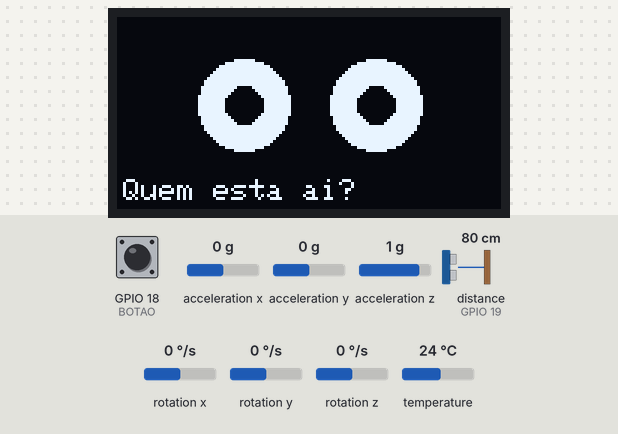
A sketch run on a simulated ESP32. Parts: 128×64 one-colour display. Wiring (inferred from the names in the program): ultrasonic range finder: trigger GPIO 5; echo GPIO 19. The inputs (shaded band) are chosen by the test bench; at power-on: distance to the obstacle (sensor on GPIO 19) 80 cm, rotation x 0 °/s, GPIO 18 (BOTAO) HIGH, acceleration x 0 g, acceleration y 0 g, acceleration z 1 g, rotation y 0 °/s, rotation z 0 °/s, temperature 24 °C. The echo pulse lasts 58.3 µs per cm; what the sketch prints to the serial monitor is not drawn.

Above: at 2.7 s.
2.8 s: distance to the obstacle (sensor on GPIO 19) set to 95 cm
5.8 s: distance to the obstacle (sensor on GPIO 19) set to 104 cm
At 6.9 s:
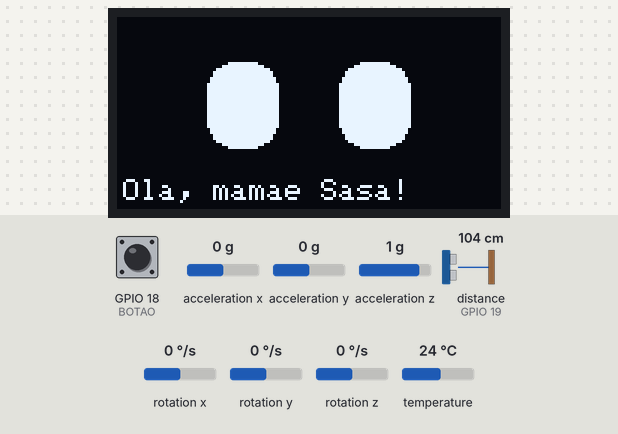
7.7 s: rotation x set to -192 °/s
At 9.2 s:
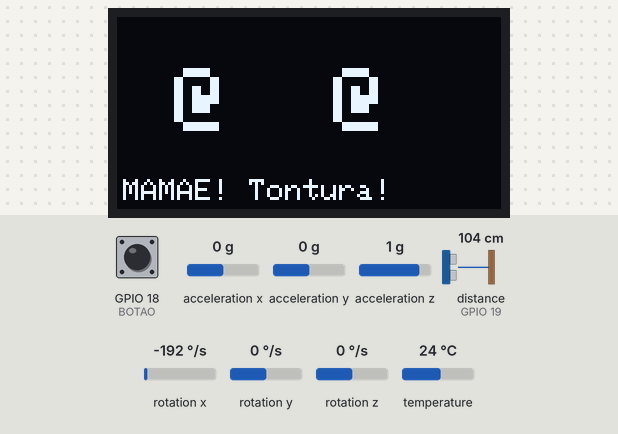
10.7 s: rotation x set to 0 °/s
At 13.4 s:
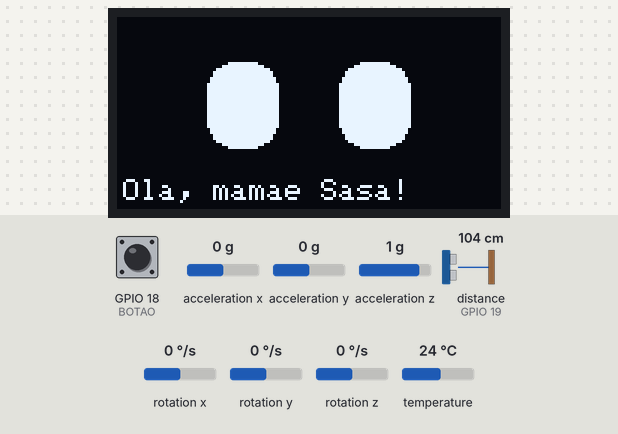
13.7 s: GPIO 18 (BOTAO) pulled LOW for 0.15 s
At 14.2 s:
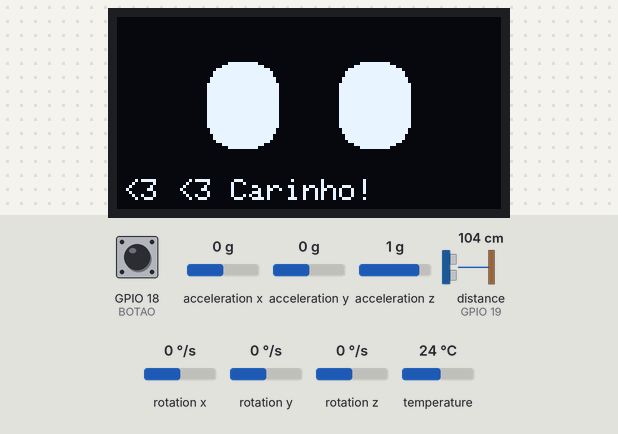
16.8 s: distance to the obstacle (sensor on GPIO 19) set to 2 cm
At 20.1 s:
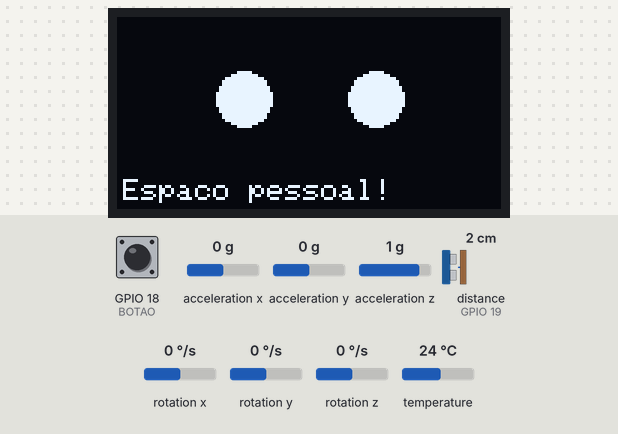
Timing chart, 0 to 21.6 s (numbered marks = the images above; inputs shaded):
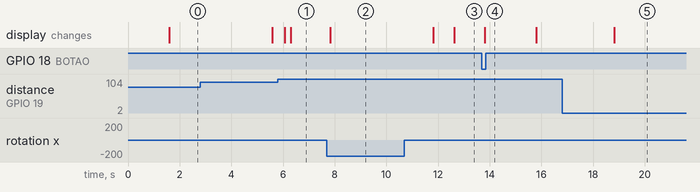

Measured:
- the behaviour switches between 100 and 101 cm on distance to the obstacle (sensor on GPIO 19) (found by bisection; images 0 and 1)
- after the input at 5.8 s, the display: first changes after 0.26 s (image 1 shows a later state)
- after the input at 7.7 s, the display: changes after 0.13 s (image 2)
- after the input at 10.7 s, the display: first differs from a run without the input after 1.9 s (image 3)
- after the input at 13.7 s, the display: changes after 0.11 s (image 4)
- after the input at 16.8 s, the display: changes after 2.0 s (image 5)

The sketch:

cali_v0_7.ino
```cpp
#include <Wire.h>
#include <Adafruit_GFX.h>
#include <Adafruit_SSD1306.h>
#include <Adafruit_MPU6050.h>
#include <Adafruit_Sensor.h>
#include <math.h>

// SASA TECH - CALI V0.7 - expressoes e falas contextuais
// Firmware do prototipo simulado no Wokwi
Adafruit_SSD1306 tela(128, 64, &Wire, -1);
Adafruit_MPU6050 mpu;
const int BOTAO = 18, TRIG = 5, ECHO = 19;
enum Humor { FELIZ, CURIOSO, TONTO, IRRITADO, CARINHO, ACALMADO, DESCONFORTAVEL };
float estresse = 0, movimento = 0, distancia = 400;
unsigned long ultimoCiclo = 0, ultimaTela = 0, ultimoSensor = 0, ultimoLog = 0;
unsigned long tontoAte = 0, carinhoAte = 0, acalmadoAte = 0;
bool leituraAnterior = HIGH, botaoEstavel = HIGH, estavaPerto = false;
unsigned long mudouEm = 0, ultimaAproximacao = 0;
int aproximacoes = 0;


/*
 * Personalidade V0.7: frases predefinidas selecionadas por estado.
 * Nao e uma IA conversacional e nao armazena memorias.
 * Cada frase cabe em 1 linha do OLED (ate cerca de 21 caracteres).
 */
Humor ultimoHumor = FELIZ;
unsigned long ultimaFala = 0;
uint8_t variacaoFala = 0;

const char* fraseDoHumor(Humor humor, uint8_t indice) {
  switch (humor) {
    case FELIZ:
      return indice ? "Planos secretos..." : "Ola, mamae Sasa!";
    case CURIOSO:
      return indice ? "Um novo humano?" : "Quem esta ai?";
    case TONTO:
      return indice ? "Vou reclamar!" : "MAMAE! Tontura!";
    case IRRITADO:
      return indice ? "Exijo respeito!" : "Nao me sacode!";
    case CARINHO:
      return indice ? "<3 Obrigado, mamae" : "<3 <3 Carinho!";
    case ACALMADO:
      return indice ? "Melhor assim..." : "Ufa... paz!";
    case DESCONFORTAVEL:
      return indice ? "Muita intimidade!" : "Espaco pessoal!";
  }
  return "";
}

void atualizarFala(Humor humor, unsigned long agora) {
  if (humor != ultimoHumor) {
    ultimoHumor = humor;
    variacaoFala = 0;
    ultimaFala = agora;
    Serial.print("Cali diz: ");
    Serial.println(fraseDoHumor(humor, variacaoFala));
  } else if (agora - ultimaFala >= 4000) {
    variacaoFala = (variacaoFala + 1) % 2;
    ultimaFala = agora;
    Serial.print("Cali diz: ");
    Serial.println(fraseDoHumor(humor, variacaoFala));
  }
}

float lerDistancia() {
  digitalWrite(TRIG, LOW); delayMicroseconds(2);
  digitalWrite(TRIG, HIGH); delayMicroseconds(10);
  digitalWrite(TRIG, LOW);
  unsigned long duracao = pulseIn(ECHO, HIGH, 25000);
  if (duracao == 0) return 400;
  return duracao * 0.0343 / 2.0;
}
void desenhar(Humor humor, bool piscando) {
  tela.clearDisplay();
  tela.setTextColor(SSD1306_WHITE);
  tela.setTextSize(1);
  switch (humor) {
    case FELIZ:
      if (piscando) {
        tela.drawFastHLine(30, 28, 24, WHITE);
        tela.drawFastHLine(74, 28, 24, WHITE);
      } else {
        tela.fillRoundRect(30, 15, 24, 29, 9, WHITE);
        tela.fillRoundRect(74, 15, 24, 29, 9, WHITE);
      }
      break;
    case CURIOSO:
      tela.fillCircle(42, 29, 15, WHITE);
      tela.fillCircle(86, 29, 15, WHITE);
      tela.fillCircle(42, 29, 6, BLACK);
      tela.fillCircle(86, 29, 6, BLACK);
      break;
    case TONTO:
      tela.setTextSize(3);
      tela.setCursor(19, 17); tela.print("@");
      tela.setCursor(72, 17); tela.print("@");
      break;
    case IRRITADO:
      tela.drawLine(26, 19, 54, 31, WHITE);
      tela.drawLine(74, 31, 102, 19, WHITE);
      tela.drawFastHLine(30, 34, 24, WHITE);
      tela.drawFastHLine(74, 34, 24, WHITE);
      tela.drawFastHLine(53, 49, 22, WHITE);
      break;
    case DESCONFORTAVEL:
      tela.fillCircle(42, 27, 9, WHITE);
      tela.fillCircle(86, 27, 9, WHITE);
      break;
    case CARINHO:
      tela.fillRoundRect(30, 15, 24, 29, 9, WHITE);
      tela.fillRoundRect(74, 15, 24, 29, 9, WHITE);
      break;
    case ACALMADO:
      tela.drawLine(30, 28, 42, 33, WHITE);
      tela.drawLine(42, 33, 54, 28, WHITE);
      tela.drawLine(74, 28, 86, 33, WHITE);
      tela.drawLine(86, 33, 98, 28, WHITE);
      break;
  }
  tela.setTextSize(1);
  tela.setCursor(2, 54);
  tela.print(fraseDoHumor(humor, variacaoFala));
  tela.display();
}
void setup() {
  Serial.begin(115200);
  pinMode(BOTAO, INPUT_PULLUP);
  pinMode(TRIG, OUTPUT);
  pinMode(ECHO, INPUT);
  Wire.begin(21, 22);
  if (!tela.begin(SSD1306_SWITCHCAPVCC, 0x3C)) {
    Serial.println("Erro OLED"); while (true) delay(100);
  }
  if (!mpu.begin()) {
    Serial.println("Erro MPU6050"); while (true) delay(100);
  }
  mpu.setAccelerometerRange(MPU6050_RANGE_8_G);
  mpu.setGyroRange(MPU6050_RANGE_500_DEG);
  tela.clearDisplay();
  tela.setTextSize(1);
  tela.setTextColor(WHITE);
  tela.setCursor(28, 24); tela.print("SASA TECH");
  tela.setCursor(35, 40); tela.print("CALI V0.7");
  tela.display();
  delay(1500);
  ultimoCiclo = millis();
}
void loop() {
  unsigned long agora = millis();
  float dt = (agora - ultimoCiclo) / 1000.0f;
  ultimoCiclo = agora;
  bool leitura = digitalRead(BOTAO);
  if (leitura != leituraAnterior) mudouEm = agora;
  if (agora - mudouEm > 40 && leitura != botaoEstavel) {
    botaoEstavel = leitura;
    if (botaoEstavel == LOW) {
      estresse = max(0.0f, estresse - 30.0f);
      carinhoAte = agora + 2000;
      acalmadoAte = agora + 5000;
      Serial.println("Carinho recebido!");
    }
  }
  leituraAnterior = leitura;
  sensors_event_t a, g, temp;
  mpu.getEvent(&a, &g, &temp);
  float intensidade = sqrt(g.gyro.x*g.gyro.x +
                           g.gyro.y*g.gyro.y +
                           g.gyro.z*g.gyro.z);
  movimento = 0.7f * movimento + 0.3f * intensidade;
  if (movimento > 1.5f) tontoAte = agora + 1800;
  if (movimento > 1.0f) estresse += 15.0f * dt;
  else estresse -= 5.0f * dt;
  if (agora - ultimoSensor >= 200) {
    distancia = lerDistancia();
    ultimoSensor = agora;
    bool perto = distancia < 100;
    if (perto && !estavaPerto) {
      if (agora - ultimaAproximacao > 10000) aproximacoes = 0;
      aproximacoes++;
      ultimaAproximacao = agora;
      Serial.println("Objeto se aproximou!");
      if (aproximacoes >= 3) {
        estresse += 20;
        aproximacoes = 0;
        Serial.println("Cali ficou incomodado!");
      }
    }
    estavaPerto = perto;
  }
  estresse = constrain(estresse, 0.0f, 100.0f);
  Humor humor = FELIZ;
  if (agora < carinhoAte) humor = CARINHO;
  else if (agora < acalmadoAte) humor = ACALMADO;
  else if (agora < tontoAte) humor = TONTO;
  else if (estresse >= 60) humor = IRRITADO;
  else if (distancia < 30) humor = DESCONFORTAVEL;
  else if (distancia < 100) humor = CURIOSO;
  atualizarFala(humor, agora);
  if (agora - ultimaTela >= 100) {
    bool piscando = (agora % 3000 < 180);
    desenhar(humor, piscando);
    ultimaTela = agora;
  }
  if (agora - ultimoLog >= 500) {
    Serial.print("Distancia: ");
    Serial.print(distancia, 1);
    Serial.print(" cm | Estresse: ");
    Serial.print(estresse, 1);
    Serial.print(" | Aproximacoes: ");
    Serial.println(aproximacoes);
    ultimoLog = agora;
  }
  delay(20);
}
```
